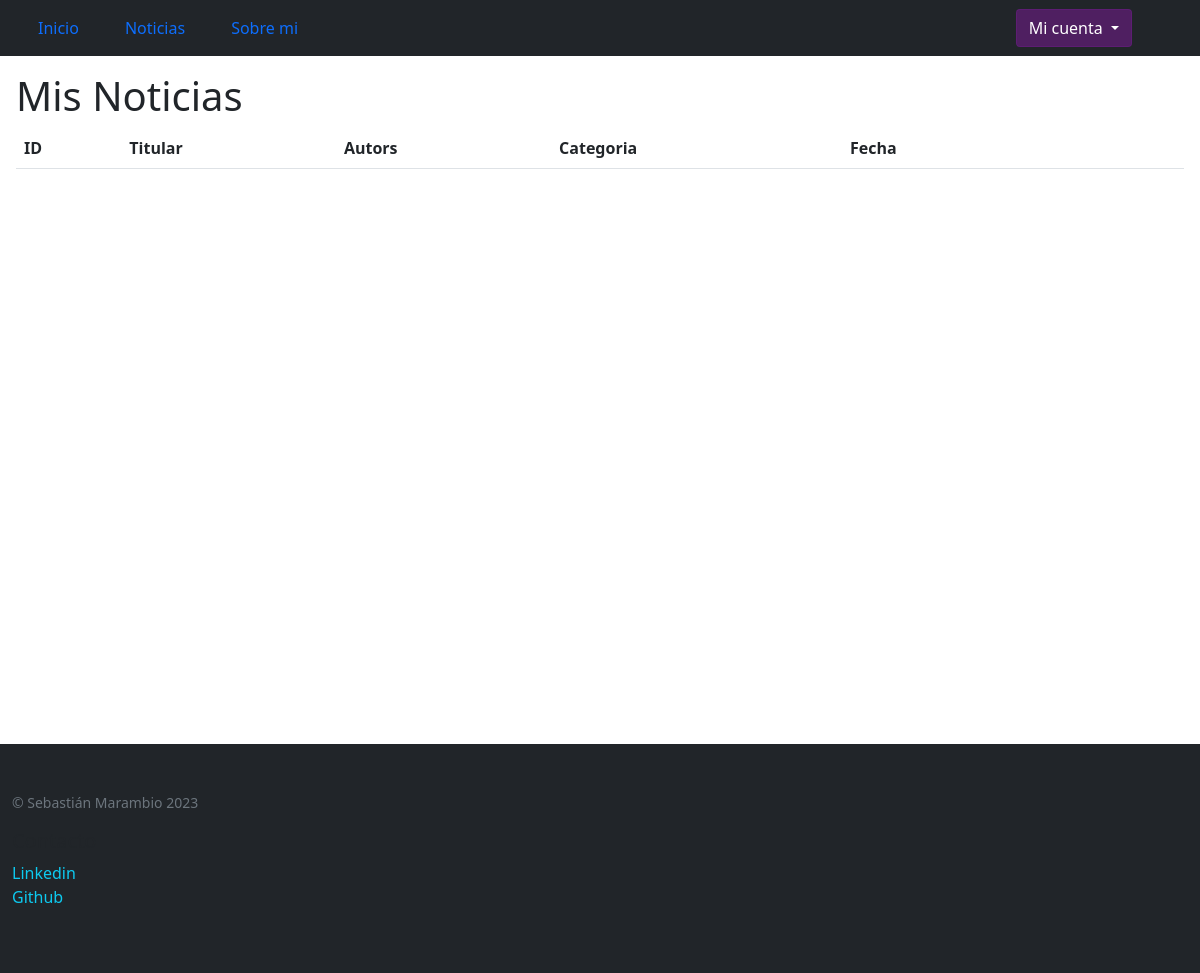
/plataforma/mis-noticias/ (signed in), run on an earlier commit of the app's database.
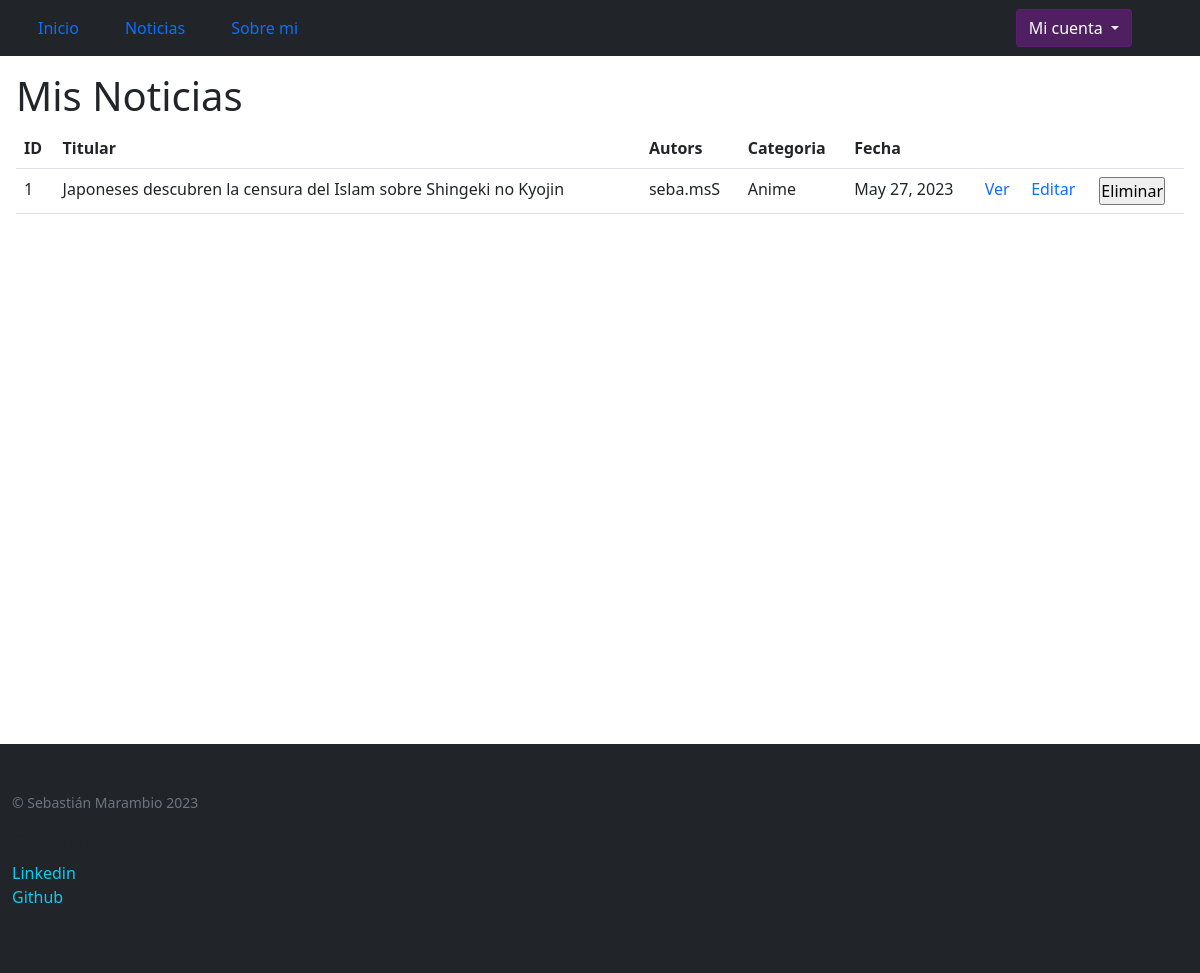
And on a later commit of the database.
### control_estudios/models.py (models this page shows, shortened)
class Noticias(models.Model):
    titular = models.CharField(max_length=150)
    subtitulo = models.CharField(max_length=100)
    autor = models.CharField(max_length=40)
    cuerpo = models.CharField(max_length=4000)
    categoria = models.CharField(max_length=30)
    imagen = models.ImageField(upload_to="noticias", null=True, blank=True)
    fecha_publicacion = models.DateField(default=timezone.now)

### control_estudios/views.py (the view)
# urls.py: path('mis-noticias/', MisNoticiasListView.as_view(), name="mis_noticias"),
class MisNoticiasListView(LoginRequiredMixin, ListView):
    model = Noticias
    template_name= "control_estudios/mis_noticias.html"

### control_estudios/templates/control_estudios/mis_noticias.html (shortened to what this page needs)
{% extends 'control_estudios/base.html' %}
{%block contenido %}
<section class="m-3 backfillManager overflow-auto">
  <div>
    <h1>Mis Noticias</h1>
    <table class="table">
      <tbody>
        <tr>
          <th>ID</th>
          <th>Titular</th>
          <th>Autors</th>
          <th>Categoria</th>
          <th>Fecha</th>
          <th></th>
          <th></th>
          <th></th>
        </tr>
        {% for noticia in object_list %}
        {% if user.username == noticia.autor %}
        <tr>
          <td>{{noticia.id}}</td>
          <td>{{noticia.titular}}</td>
          <td>{{noticia.autor}}</td>
          <td>{{noticia.categoria}}</td>
          <td>{{noticia.fecha_publicacion}}</td>
          <td><a href="{% url 'ver_noticia' noticia.id %}">Ver</a></td>
          <td>
            <a href="{% url 'editar_noticia' noticia.id %}">Editar</a>
          </td>
          <td>
            <form action="{% url 'eliminar_noticia' noticia.id %}" method="post">
              <input type="submit" value="Eliminar"/>
            </form>
          </td>
        </tr>
        {% endif %}
        {% endfor %}
      </tbody>
    </table>
  </div>
</section>
{%endblock contenido %}

What changed in the data, as far as the page shows it:
added Noticias: id "1", titular "Japoneses descubren la censura del Islam sobre Shingeki no Kyojin", autor "seba.msS", categoria "Anime", fecha_publicacion "May 27, 2023"
